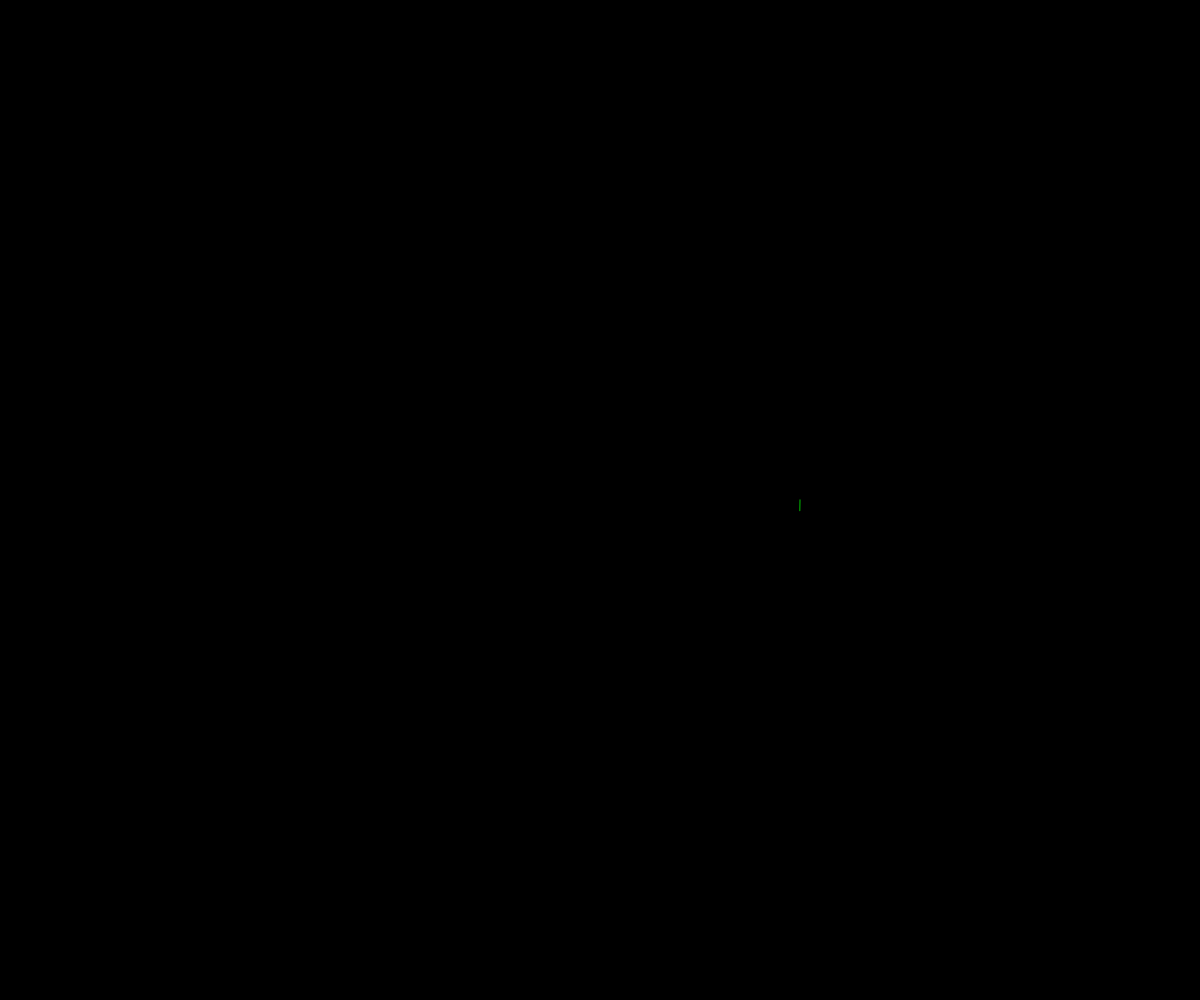
Frame 1 (no input)
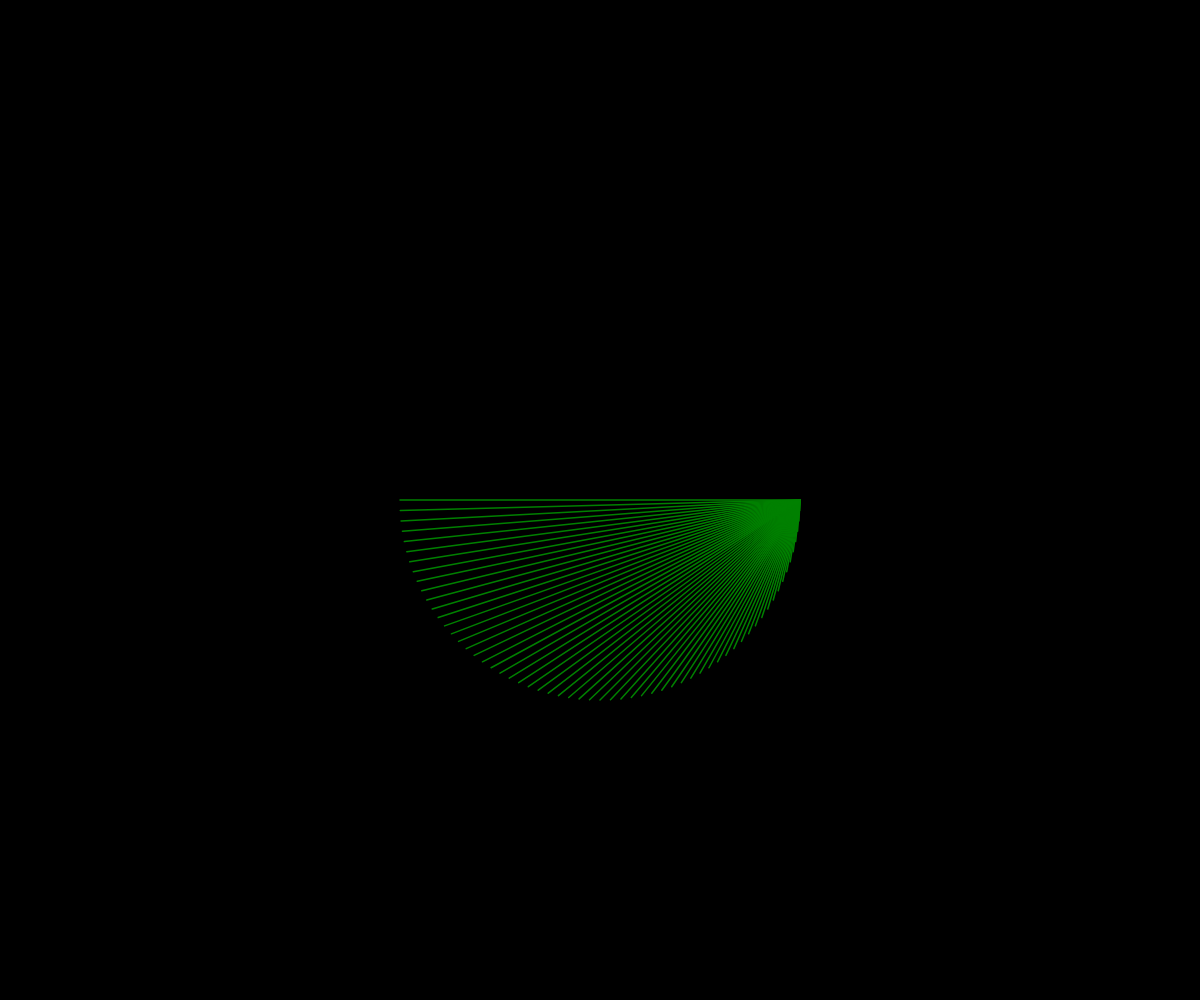
Frame 60 (no input)
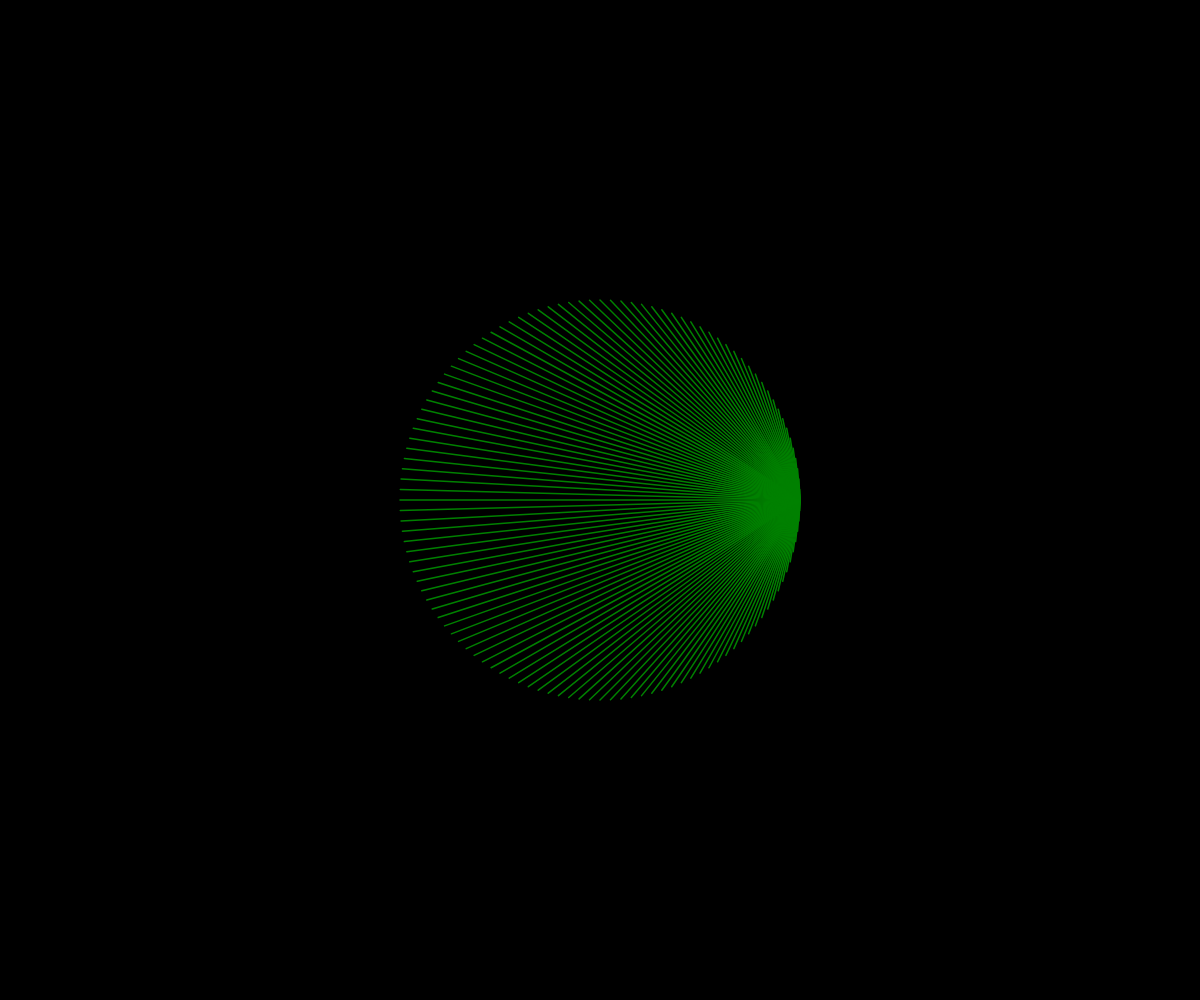
Frame 120 (the mouse pressed at the canvas centre since frame 60)

The p5.js sketch that drew these frames (run headless with seeded random() and noise() and a simulated clock; from frame 60 on, the mouse is pressed at the canvas centre):

// p5.js sketch
// ── sketch.js
function preload(){
  // put preload code here

}

function setup() {
  // put setup code here
  createCanvas(windowWidth, windowHeight);
  background("black");
  angleMode(DEGREES);
  frameRate(60);
  r = width/6;

  s = 60; // 1 second

}

function draw() {



  //background("black");


  translate(2*width/3, height/2);


  //stroke("red");
  //line(-r*(1-cos(frameCount*1)), r*sin(frameCount*1), 0, 0);

  /*stroke("orange");
  line(-r*(1-cos(frameCount*1.2)), r*sin(frameCount*1.2), 0, 0);

  stroke("yellow");
  line(-r*(1-cos(frameCount*1.4)), r*sin(frameCount*1.4), 0, 0);

  stroke("green");
  line(-r*(1-cos(frameCount*1.6)), r*sin(frameCount*1.6), 0, 0);

  stroke(0, 255, 255);
  line(-r*(1-cos(frameCount*1.8)), r*sin(frameCount*1.8), 0, 0);

  stroke("blue");
  line(-r*(1-cos(frameCount*2.1)), r*sin(frameCount*2.1), 0, 0);

  stroke("violet");
  line(-r*(1-cos(frameCount*2.3)), r*sin(frameCount*2.3), 0, 0);*/


  //background("black");

  if (frameCount > 2*s && frameCount < 4*s ) {
    strokeWeight(2.5);
    stroke("black");
    line(0, 0, -r*(1-cos(frameCount*3)), r*sin(frameCount*3));
  };
  if (frameCount < 2*s) {

    strokeWeight(1.5);
    stroke("green");
    line(0, 0, -r*(1-cos(frameCount*3)), r*sin(frameCount*3));
  };


  /*stroke("green");
  strokeWeight(1.5);
  for (i = 0; i < 360; i+=2) {
    line(0, 0, -r*(1-cos(i)), r*sin(i))
  };*/















/*stroke(
  lerpColor(
    color("aquamarine"),
    color("tomato"),
    frameCount / 120
  )
);*/
}
